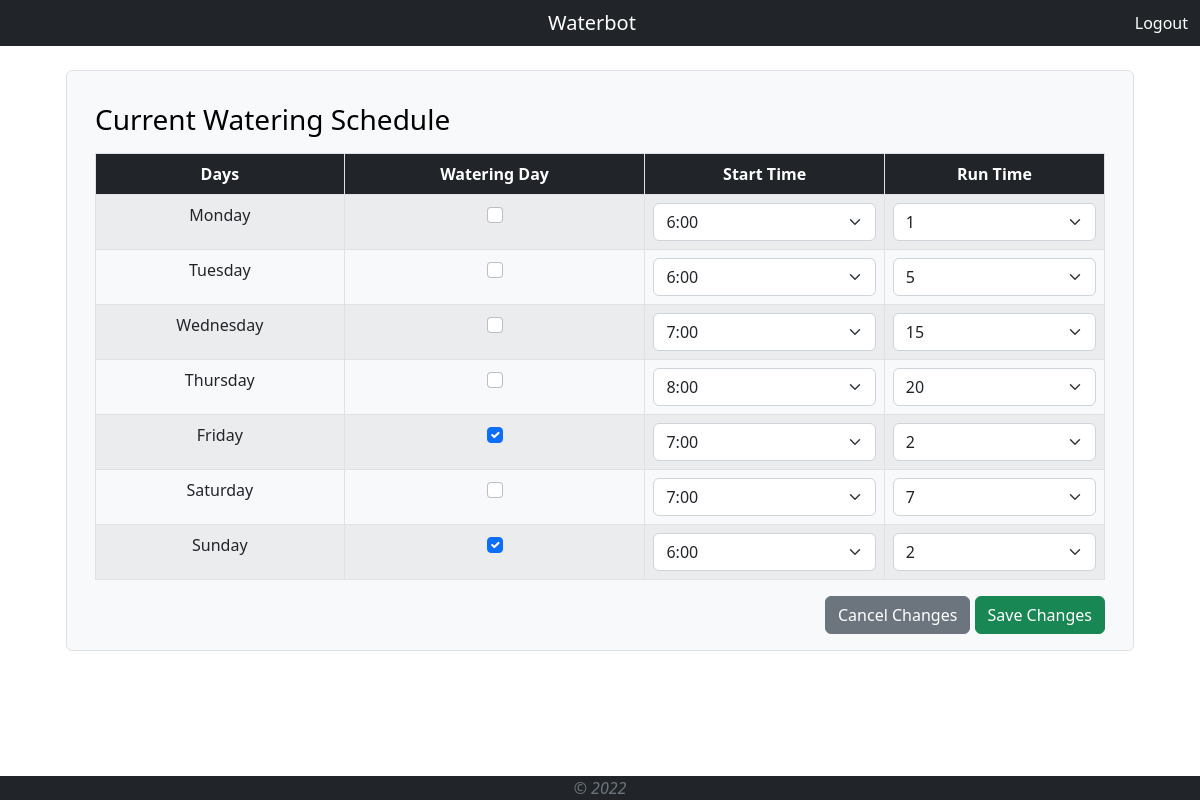
The page / (signed in) on the database its author committed.
### tables this page shows
CREATE TABLE schedule (id INTEGER PRIMARY KEY AUTOINCREMENT NOT NULL, day TEXT NOT NULL, active  TEXT NOT NULL, time DATETIME, runtime DATETIME);

### app.py (the view, shortened to what this page needs)
@app.route('/', methods=["GET", "POST"])
def index():
    conn = get_db_connection()
    schedule = conn.execute('SELECT * FROM schedule').fetchall()
    conn.close()
    return render_template('index.html', schedule = schedule, times=times, runtimes=runtimes)

### app.py (called while the page is built)
def get_db_connection():
    conn = sqlite3.connect('waterbot.db')
    conn.row_factory = sqlite3.Row
    return conn

### templates/index.html (shortened to what this page needs)
{% extends "template.html" %}
{% block content %}
<div class="container mt-3">
	<h3>Current Watering Schedule</h3>
	{% if session["user_id"] %}
	<form action="/" method="POST">
	<table class="table table-bordered table-striped table-hover text-center">
		<thead class="text-bg-dark"><tr>
			<th>
				Days
			</th>
			<th>
				Watering Day
			</th>
			<th>
				Start Time
			</th>
			<th>
				Run Time
			</th>
		</tr></thead>
		{% for day in schedule %}
		<tr>
			<td>
				{{ day['day'] }}
			</td>
			<td>
				{% if day['active'] == 'YES' %}
				<input class="form-check-input" type="checkbox" name="{{day['day']}}" checked>
				{% else %}
				<input class="form-check-input" type="checkbox" name="{{day['day']}}">
				{% endif %}
			</td>
			<td>
				<select class="form-select" name="time{{ day['day'] }}">
					{% for time in times %}
						{% if time==day['time'] %}
						<option value="{{ time }}" selected>{{ time }}</option>
						{% else %}
						<option value="{{ time }}" >{{ time }}</option>
						{% endif %}
					{% endfor %}
				</select>
			</td>
			<td>
				<select class="form-select" name="runtime{{ day['day'] }}">
					{% for runt in runtimes %}
						{% if runt==day['runtime'] %}
						<option value="{{ runt }}" selected>{{ runt }}</option>
						{% else %}
						<option value="{{ runt }}" >{{ runt }} </option>
						{% endif %}
					{% endfor %}
				</select>
			</td>
		</tr>
		{% endfor %}
		</table>
		<div class="text-end">
				<a class="btn btn-secondary" href="/">Cancel Changes</a>
				<button class="btn btn-success">Save Changes</button>
			</form>
		</div>
	{% endif %}
	</div>
</div>
{% endblock %}

### rows shown on the page
schedule: day "Monday", time+day "6:00", runtime+day "1"
schedule: day "Tuesday", time+day "6:00", runtime+day "5"
schedule: day "Wednesday", time+day "7:00", runtime+day "15"
schedule: day "Thursday", time+day "8:00", runtime+day "20"
schedule: day "Friday", time+day "7:00", runtime+day "2"
schedule: day "Saturday", time+day "7:00", runtime+day "7"
schedule: day "Sunday", time+day "6:00", runtime+day "2"
